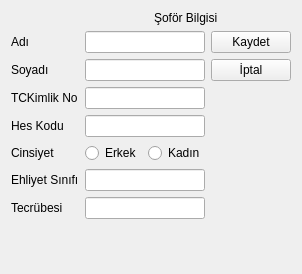
<?xml version="1.0" encoding="UTF-8"?>
<ui version="4.0">
 <class>SoforBilgisiVeriGirisFormu</class>
 <widget class="QWidget" name="SoforBilgisiVeriGirisFormu">
  <property name="geometry">
   <rect>
    <x>0</x>
    <y>0</y>
    <width>299</width>
    <height>274</height>
   </rect>
  </property>
  <property name="windowTitle">
   <string>Şoför Bilgisi</string>
  </property>
  <property name="windowIcon">
   <iconset resource="../../Kaynaklar.qrc">
    <normaloff>:/Resimler/Resimler/sofor.png</normaloff>:/Resimler/Resimler/sofor.png</iconset>
  </property>
  <layout class="QGridLayout" name="gridLayout_5">
   <item row="0" column="0">
    <layout class="QGridLayout" name="gridLayout_4">
     <item row="1" column="0">
      <layout class="QGridLayout" name="gridLayout_2">
       <item row="0" column="0">
        <layout class="QGridLayout" name="gridLayout">
         <item row="2" column="0">
          <widget class="QLabel" name="lbTCKimlikNo">
           <property name="text">
            <string>TCKimlik No</string>
           </property>
          </widget>
         </item>
         <item row="0" column="1">
          <widget class="QLineEdit" name="leAdi"/>
         </item>
         <item row="2" column="1">
          <widget class="QLineEdit" name="leTCKimlikNo"/>
         </item>
         <item row="3" column="1">
          <widget class="QLineEdit" name="leHESKodu"/>
         </item>
         <item row="6" column="0">
          <widget class="QLabel" name="lbTecrubesi">
           <property name="text">
            <string>Tecrübesi</string>
           </property>
          </widget>
         </item>
         <item row="6" column="1">
          <widget class="QLineEdit" name="leTecrubesi"/>
         </item>
         <item row="5" column="1">
          <widget class="QLineEdit" name="leEhliyetSinifi"/>
         </item>
         <item row="1" column="0">
          <widget class="QLabel" name="lbSoayadi">
           <property name="text">
            <string>Soyadı</string>
           </property>
          </widget>
         </item>
         <item row="3" column="0">
          <widget class="QLabel" name="lbHesKodu">
           <property name="text">
            <string>Hes Kodu</string>
           </property>
          </widget>
         </item>
         <item row="0" column="0">
          <widget class="QLabel" name="lbAdi">
           <property name="text">
            <string>Adı</string>
           </property>
          </widget>
         </item>
         <item row="1" column="1">
          <widget class="QLineEdit" name="leSoyadi"/>
         </item>
         <item row="5" column="0">
          <widget class="QLabel" name="lbEhliyetSinifi">
           <property name="text">
            <string>Ehliyet Sınıfı</string>
           </property>
          </widget>
         </item>
         <item row="4" column="0">
          <widget class="QLabel" name="lbCinsiyet">
           <property name="text">
            <string>Cinsiyet</string>
           </property>
          </widget>
         </item>
         <item row="4" column="1">
          <layout class="QHBoxLayout" name="horizontalLayout">
           <item>
            <widget class="QRadioButton" name="rbErkek">
             <property name="text">
              <string>Erkek</string>
             </property>
            </widget>
           </item>
           <item>
            <widget class="QRadioButton" name="rbKadin">
             <property name="text">
              <string>Kadın</string>
             </property>
            </widget>
           </item>
          </layout>
         </item>
        </layout>
       </item>
       <item row="0" column="1">
        <layout class="QVBoxLayout" name="verticalLayout">
         <item>
          <widget class="QPushButton" name="pbKaydet">
           <property name="text">
            <string>Kaydet</string>
           </property>
           <property name="icon">
            <iconset resource="../../Kaynaklar.qrc">
             <normaloff>:/Resimler/Resimler/kaydet.png</normaloff>:/Resimler/Resimler/kaydet.png</iconset>
           </property>
          </widget>
         </item>
         <item>
          <widget class="QPushButton" name="pbIptal">
           <property name="text">
            <string>İptal</string>
           </property>
           <property name="icon">
            <iconset resource="../../Kaynaklar.qrc">
             <normaloff>:/Resimler/Resimler/iptal.png</normaloff>:/Resimler/Resimler/iptal.png</iconset>
           </property>
          </widget>
         </item>
         <item>
          <spacer name="verticalSpacer_2">
           <property name="orientation">
            <enum>Qt::Vertical</enum>
           </property>
           <property name="sizeHint" stdset="0">
            <size>
             <width>20</width>
             <height>40</height>
            </size>
           </property>
          </spacer>
         </item>
        </layout>
       </item>
      </layout>
     </item>
     <item row="0" column="0">
      <layout class="QGridLayout" name="gridLayout_3">
       <item row="0" column="0">
        <widget class="QLabel" name="lbIcon">
         <property name="text">
          <string/>
         </property>
         <property name="pixmap">
          <pixmap resource="../../Kaynaklar.qrc">:/Resimler/Resimler/sofor.png</pixmap>
         </property>
        </widget>
       </item>
       <item row="0" column="1">
        <widget class="QLabel" name="lbSoforBilgisi">
         <property name="text">
          <string>Şoför Bilgisi</string>
         </property>
        </widget>
       </item>
      </layout>
     </item>
    </layout>
   </item>
   <item row="1" column="0">
    <spacer name="verticalSpacer">
     <property name="orientation">
      <enum>Qt::Vertical</enum>
     </property>
     <property name="sizeHint" stdset="0">
      <size>
       <width>20</width>
       <height>40</height>
      </size>
     </property>
    </spacer>
   </item>
  </layout>
 </widget>
 <tabstops>
  <tabstop>leAdi</tabstop>
  <tabstop>leSoyadi</tabstop>
  <tabstop>leTCKimlikNo</tabstop>
  <tabstop>leHESKodu</tabstop>
  <tabstop>rbErkek</tabstop>
  <tabstop>rbKadin</tabstop>
  <tabstop>leEhliyetSinifi</tabstop>
  <tabstop>leTecrubesi</tabstop>
  <tabstop>pbKaydet</tabstop>
  <tabstop>pbIptal</tabstop>
 </tabstops>
 <resources>
  <include location="../../Kaynaklar.qrc"/>
 </resources>
 <connections>
  <connection>
   <sender>pbIptal</sender>
   <signal>clicked()</signal>
   <receiver>SoforBilgisiVeriGirisFormu</receiver>
   <slot>close()</slot>
   <hints>
    <hint type="sourcelabel">
     <x>272</x>
     <y>93</y>
    </hint>
    <hint type="destinationlabel">
     <x>328</x>
     <y>148</y>
    </hint>
   </hints>
  </connection>
 </connections>
</ui>
